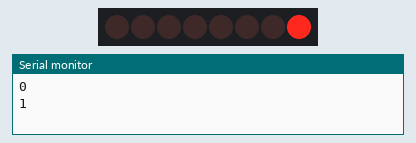
The sketch below on a simulated Arduino Uno, built with avr-gcc and run on an emulated ATmega328P. On the bench: 8 shift-register outputs drawn as a row of LEDs (first output left, lit = HIGH), the last lines printed to the serial monitor. Wiring (inferred from the names in the program): shift register (74HC595): data pin 12; shift clock pin 9; latch pin 11. Wiring (inferred from the signals the program sends): row of LEDs: on Q0, Q1, Q2, Q3, Q4, Q5, Q6, Q7.

Above: at 0.15 s.
At 5.06 s:
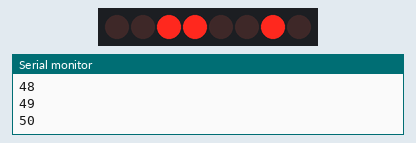
At 10.07 s:
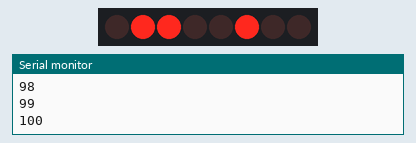
At 20.0 s:
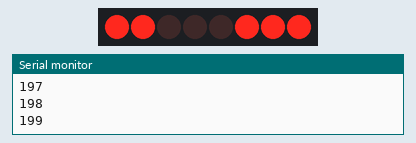
At 29.92 s:
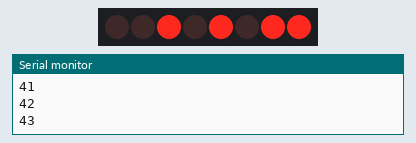
At 39.85 s:
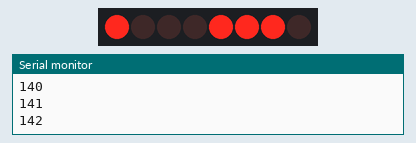
Timing chart, 0 to 40.0 s (numbered marks = the images above):
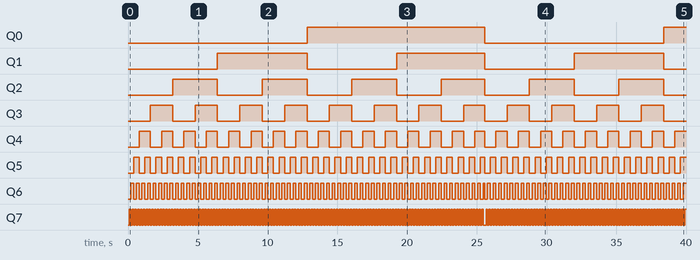

The sketch:

SHIFT_REGISTER_COUNTER.ino
```cpp
int latchPin=11;
int dataPin=12;
int clockPin=9;
int wait=100;
byte LED=0x00;
void setup() {
  // put your setup code here, to run once:
  pinMode(latchPin,OUTPUT);
  pinMode(dataPin,OUTPUT);
  pinMode(clockPin,OUTPUT);
  Serial.begin(9600);

}

void loop() {
  // put your main code here, to run repeatedly:
  Serial.println(LED);
digitalWrite(latchPin,LOW);
shiftOut(dataPin,clockPin,LSBFIRST,LED);
digitalWrite(latchPin,HIGH);
delay(wait);
LED=LED+1;
if(LED==255){
  LED=0;
  }
}
```

Measured:
- by itself, Q0: LOW → HIGH at 12.8 s, → LOW 12.7 s later, → HIGH 12.8 s later
- by itself, Q1: alternates HIGH for 6.4 s and LOW for 6.4 s
- by itself, Q2: alternates HIGH for 3.2 s and LOW for 3.2 s
- by itself, Q3: alternates HIGH for 1.6 s and LOW for 1.6 s
- by itself, Q4: alternates HIGH for 0.80 s and LOW for 0.80 s
- by itself, Q5: goes 31 × (HIGH 0.40 s, LOW 0.40 s), HIGH 0.30 s, 17 × (LOW 0.40 s, HIGH 0.40 s), LOW 0.40 s, then HIGH
- by itself, Q6: goes 63 × (HIGH 0.20 s, LOW 0.20 s), HIGH 0.10 s, 35 × (LOW 0.20 s, HIGH 0.20 s), LOW 0.20 s, then HIGH
- by itself, Q7: goes 126 × (HIGH 0.10 s, LOW 0.10 s), HIGH 0.10 s, LOW 0.20 s, 71 × (HIGH 0.10 s, LOW 0.10 s), then HIGH
